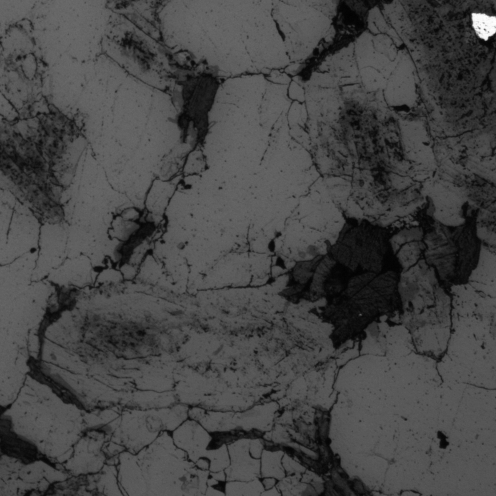
#> input picture input/example_image.png, 992 x 992 px (shown at 1/2 size)
$ python example.py   (older library calls are emulated)
#> lines starting #> are read from the running program, lines starting #| are printed output that depends on the picture; after the words box and inside, x2 and y2 are one past the last pixel; in counts of white or black regions, pixels touching at a corner belong together
### extract_cracks.py
# %% Imports
import numpy as np
import copy
import cv2
from matplotlib import pyplot as plt
from skimage.morphology import watershed, binary_dilation, binary_erosion
from scipy import ndimage as ndi
from skimage import filters
import mahotas as mh
import matplotlib as mpl

# %% Parameters
# Color map
cmap = plt.cm.YlOrRd  # colormap for crack lengths
cmap.set_bad(color='black')  # set nan colour to black

""" Plot parameters """
rcParams = mpl.rcParams
rcParams['svg.fonttype'] = 'none'
rcParams['font.sans-serif'] = ['Arial']
rcParams['font.family'] = 'sans-serif'
rcParams['font.size'] = '8'
rcParams['legend.numpoints'] = 1


# %% Functions
# [64 lines left out: functions branchPoints, endPoints, not called in this run]


def removeSmallObjects(img, size):
    label_objects, nb_labels = ndi.label(img, [[0, 1, 0], [1, 1, 1], [0, 1, 0]])
    slices = ndi.find_objects(label_objects)  # Find the locations of all objects
    sizes = np.zeros([nb_labels + 1, 1])
    for i in np.arange(0, len(slices)):  # Go through each cluster
        sizes[i] = np.sqrt(img[slices[i]].shape[0] ** 2 + img[slices[i]].shape[1] ** 2)
    mask_size = np.where(sizes > size)[0] + 1
    max_index = np.zeros([nb_labels + 1, 1], np.uint8)
    max_index[mask_size] = 1
    max_index = np.squeeze(max_index)
    label_objects = max_index[label_objects]
    img = 255 * np.uint8(label_objects)
    return img


# [80 lines left out: functions removeEndPoints, removeBranchPoints, restoreBranches, histEq, RDP, not called in this run]


def fillSmallHoles(img, iterations):
    for i in np.arange(0, iterations):
        img = binary_dilation(img)  # Dilate and erode to fill small holes in cracks
    for i in np.arange(0, iterations):
        img = binary_erosion(img)
    return img


# [43 lines left out: functions removeEndPointsIter, orderByCrackLength, save_image, not called in this run]


def processImage(filepath, median_filter_size=15, small_object_size=40, fill_small_holes_n_iterations=2, n_prune=15,
                 bg_greyscale=250, crack_greyscale=245):
    """
    Function to create extract a binary image pixel-thick cracks from an image of a cracked material.

    For details, see Griffiths et al. (2017) and supplementary materials (provided in ./references folder).

    Griffiths, L., Heap, M.J., Baud, P., Schmittbuhl, J., 2017. Quantification of microcrack characteristics and
    implications for stiffness and strength of granite. International Journal of Rock Mechanics and Mining Sciences 100,
    138–150. https://doi.org/10.1016/j.ijrmms.2017.10.013

    Args:
        filepath (string): path to the image file to be processed
        median_filter_size (int): width (in pixels) of the square median filter window. the value at the center of the
        moving window is replaces by the median of the values within the window. This should be set to a value just
        larger than the crack width.
        small_object_size (int): connected objects within the image following thresholding, with contained within a
        square of this size (in pixels) will be removed from the image.
        fill_small_holes_n_iterations (int): Before skeletonisation of the segmented image, any holes in the segmented
        cracks must be removed. This value gives the number of times the image will be dilated and eroded, to fill all
        holes. 2 is often enough.
        n_prune: Number of times the skeletonised cracks are pruned i.e., end points are removed. This value should be
        greater than the width of the segmented cracks before skeletonisation, or the median_filter_size, which should
        be similar.
        bg_greyscale: The lower boundary of the image mask defined prior to the watershed segmentation. Any pixel with
        a greyscale value below this value is "background"
        crack_greyscale: The lower boundary of the image mask defined prior to the watershed segmentation. Any pixel
        with a greyscale value above this value is "crack".

    Returns:
        cracks_skeleton_restored (numpy array): Binary image of the skeletonised cracks.


    """
#> called with filepath = './input/example_image.png', median_filter_size = 12, small_object_size = 20, fill_small_holes_n_iterations = 2, n_prune = 10, bg_greyscale = 252, crack_greyscale = 240

    # img_orig = np.uint8( scipy.misc.imread(filename, flatten = True) )
    #image = Image.open(filepath).convert('L')
    #image.convert('grayscale')

    from skimage.color import rgb2gray
    from skimage import io
    from skimage.util import img_as_ubyte
    img = io.imread(filepath)
#> img is the input picture: shape (992, 992, 4); mean R, G, B, A 70, 70, 70, 255
    img_gray = rgb2gray(img)
    img_orig = img_as_ubyte(img_gray)

    # img = img[2:-2, 2:-2] # Microscope image borders are all same grayscale
    # img = img[760:780, 923:977]

    """ Filter image """
    img = (255 - img_orig)  # Switch grayscale
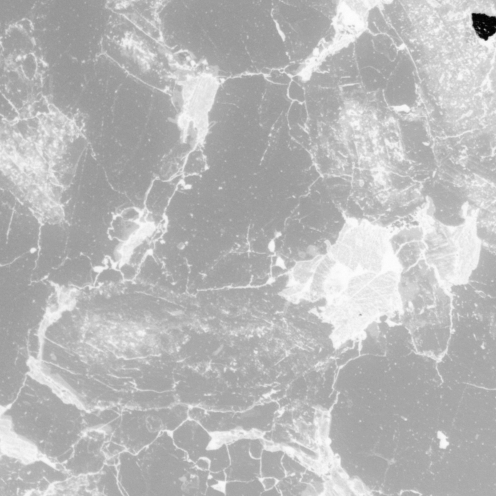
#> img: shape (992, 992) (shown at 1/2 size); min 0, max 255, mean 185
    img_median = ndi.median_filter(img, median_filter_size)  # Median filter, good at conserving edges
    img_filtered = (255 - cv2.subtract(img, img_median))  # Subtract filtered image from original (cracks = white)
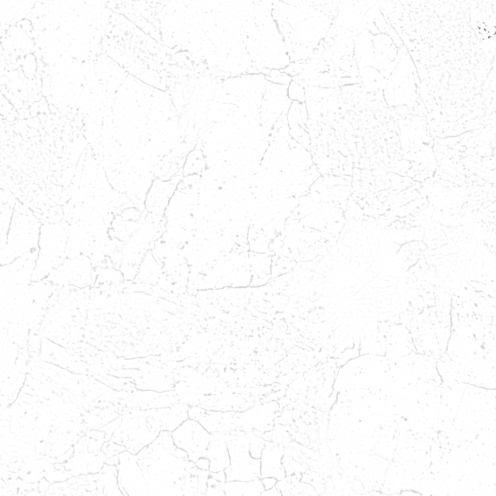
#> img_filtered: shape (992, 992) (shown at 1/2 size); min 97, max 255, mean 252.1

    """ Segmentation """
    markers = np.zeros_like(img_filtered)  # Mark the different regions of the image
    markers[img_filtered > bg_greyscale] = 1  # Minimum crack grayscales
    markers[img_filtered < crack_greyscale] = 2  # Maximum crack grayscales

    # Plot median filtered image and mask
    f, ax = plt.subplots(1, 2, sharex=True, sharey=True)
    ax[0].imshow(img_filtered, cmap='gray')
    ax[1].imshow(markers, cmap='gray')
    plt.show()
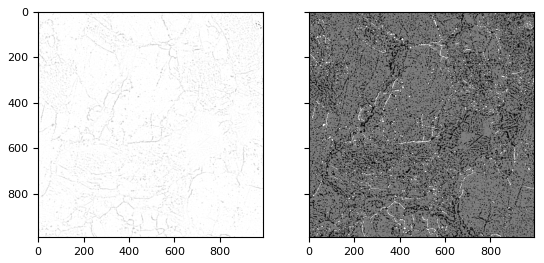
#> figure drawn by matplotlib, 2 panels

    elevation_map = filters.sobel(img_filtered)  # Edge detection for watershed
    segmented = np.abs(255 - 255 * watershed(elevation_map, markers))  # Watershed segmentation, white on black
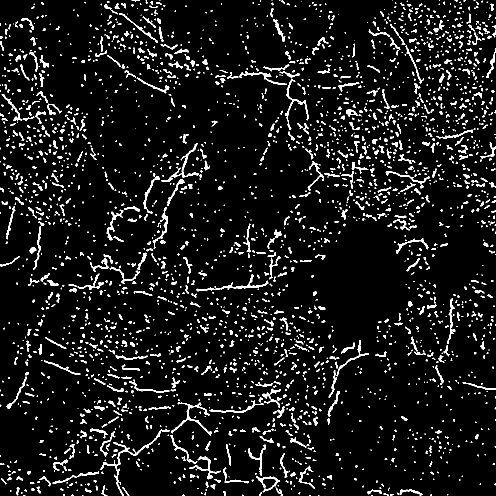
#> segmented: shape (992, 992) (shown at 1/2 size); values 0 (black) and 1 (white), 7.5% white; 2865 white regions (1929 under 20 px), largest, box (x1, y1, x2, y2) and area: (201, 859, 339, 992) 989, (342, 805, 424, 871) 676, (393, 549, 537, 583) 655

    """ Thin, prune and label cracks """
    cracks = removeSmallObjects(segmented, small_object_size)  # Remove small objects
#> in removeSmallObjects, `label_objects, nb_labels = ndi.label(img, [[0, 1, 0], [1, 1, 1], [0, 1..`:
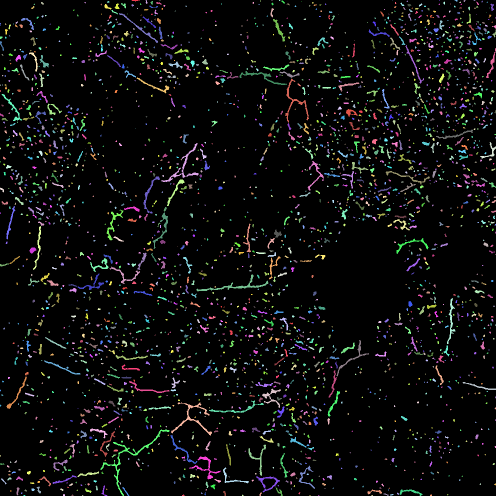
#> label_objects: shape (992, 992) int32 (shown at 1/2 size); 2870 distinct labels, from 0 to 2869; one colour per label, 0 black
#> in removeSmallObjects, `label_objects, nb_labels = ndi.label(img, [[0, 1, 0], [1, 1, 1], [0, 1..`: nb_labels = 2869
#> in removeSmallObjects, `slices = ndi.find_objects(label_objects)`: slices = 2869 items
#> after the loop in removeSmallObjects, `for i in np.arange(0, len(slices)):`: sizes = 2870 values, max 191.7 at index 2594, min 0 at index 2869, mean 9.23
#> in removeSmallObjects, `mask_size = np.where(sizes > size)[0] + 1`: mask_size = 206 values from 67 to 2848
#> in removeSmallObjects, `label_objects = max_index[label_objects]`:
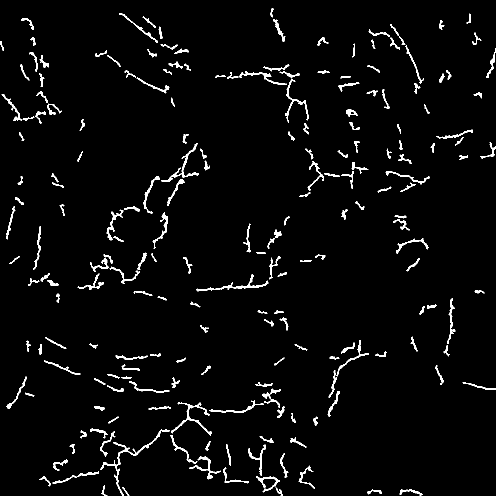
#> label_objects: shape (992, 992) (shown at 1/2 size); values 0 (black) and 1 (white), 3.1% white; 206 white regions, largest, box (x1, y1, x2, y2) and area: (201, 859, 339, 992) 989, (342, 805, 424, 871) 676, (393, 549, 537, 583) 655
    cracks = fillSmallHoles(cracks, fill_small_holes_n_iterations)  # Fill small holes in cracks
#> the loop in fillSmallHoles, `for i in np.arange(0, iterations):` made 2 passes
#> pass 2, in fillSmallHoles, `img = binary_dilation(img)`:
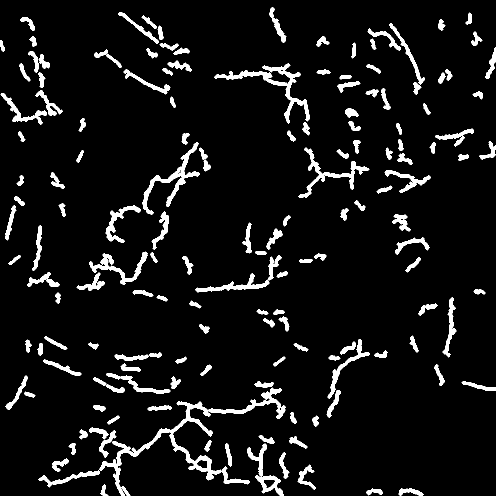
#> img: shape (992, 992) bool (shown at 1/2 size); 7% white; 158 white regions, largest, box (x1, y1, x2, y2) and area: (199, 775, 571, 992) 7614, (428, 127, 620, 247) 3201, (285, 284, 399, 429) 2531
    cracks = binary_dilation(cracks)  # Dilate before thinning
#> cracks: shape (992, 992) bool; 5.1% white; 176 white regions, largest, box (x1, y1, x2, y2) and area: (200, 804, 425, 992) 2655, (525, 128, 619, 246) 1401, (179, 504, 294, 569) 1308
#> (the run stopped early here; a loop or call above may not have finished)
